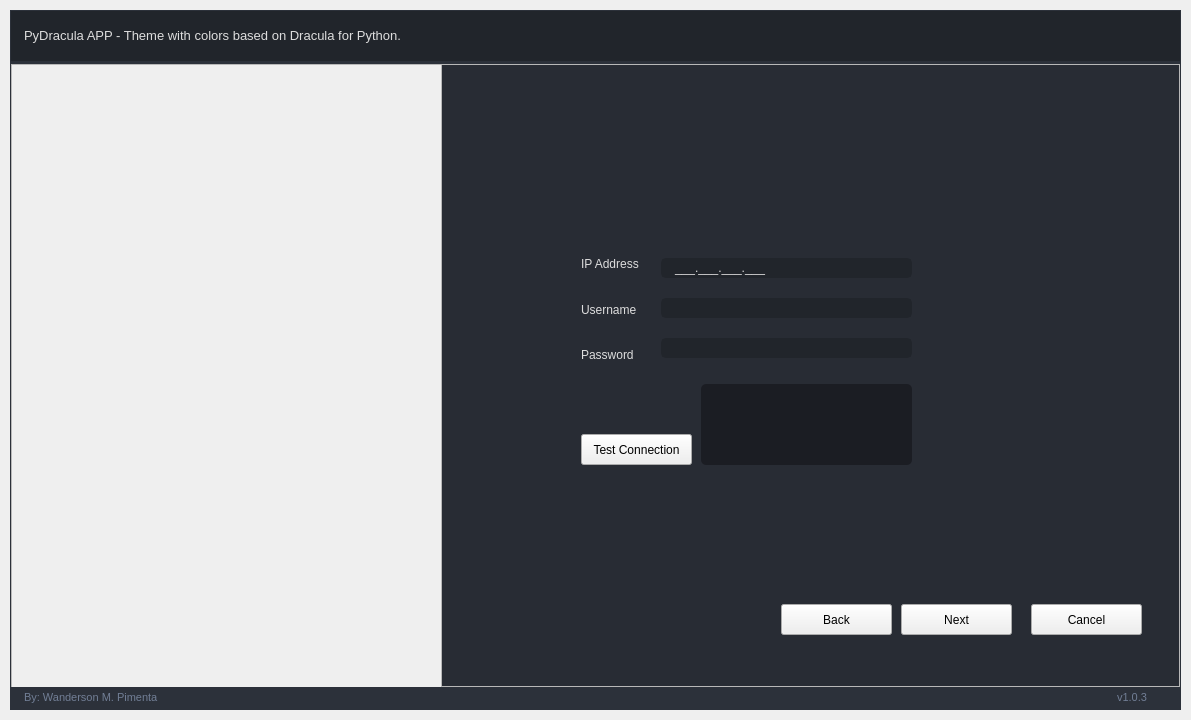
<?xml version="1.0" encoding="UTF-8"?>
<ui version="4.0">
 <author>Wanderson M. Pimenta</author>
 <class>MainWindow</class>
 <widget class="QMainWindow" name="MainWindow">
  <property name="geometry">
   <rect>
    <x>0</x>
    <y>0</y>
    <width>1191</width>
    <height>720</height>
   </rect>
  </property>
  <property name="minimumSize">
   <size>
    <width>940</width>
    <height>560</height>
   </size>
  </property>
  <property name="windowTitle">
   <string>MainWindow</string>
  </property>
  <widget class="QWidget" name="styleSheet">
   <property name="font">
    <font>
     <family>Segoe UI</family>
     <pointsize>10</pointsize>
     <italic>false</italic>
     <bold>false</bold>
    </font>
   </property>
   <property name="styleSheet">
    <string notr="true">/* /////////////////////////////////////////////////////////////////////////////////////////////////

SET APP STYLESHEET - FULL STYLES HERE
DARK THEME - DRACULA COLOR BASED

///////////////////////////////////////////////////////////////////////////////////////////////// */

QWidget{
	color: rgb(221, 221, 221);
	font: 10pt &quot;Segoe UI&quot;;
}

/* /////////////////////////////////////////////////////////////////////////////////////////////////
Tooltip */
QToolTip {
	color: #ffffff;
	background-color: rgba(33, 37, 43, 180);
	border: 1px solid rgb(44, 49, 58);
	background-image: none;
	background-position: left center;
    background-repeat: no-repeat;
	border: none;
	border-left: 2px solid rgb(255, 121, 198);
	text-align: left;
	padding-left: 8px;
	margin: 0px;
}

/* /////////////////////////////////////////////////////////////////////////////////////////////////
Bg App */
#bgApp {	
	background-color: rgb(40, 44, 52);
	border: 1px solid rgb(44, 49, 58);
}

/* /////////////////////////////////////////////////////////////////////////////////////////////////
Left Menu */
#leftMenuBg {	
	background-color: rgb(33, 37, 43);
}
#topLogo {
	background-color: rgb(33, 37, 43);
	background-image: url(:/images/images/images/PyDracula.png);
	background-position: centered;
	background-repeat: no-repeat;
}
#titleLeftApp { font: 63 12pt &quot;Segoe UI Semibold&quot;; }
#titleLeftDescription { font: 8pt &quot;Segoe UI&quot;; color: rgb(189, 147, 249); }

/* MENUS */
#topMenu .QPushButton {	
	background-position: left center;
    background-repeat: no-repeat;
	border: none;
	border-left: 22px solid transparent;
	background-color: transparent;
	text-align: left;
	padding-left: 44px;
}
#topMenu .QPushButton:hover {
	background-color: rgb(40, 44, 52);
}
#topMenu .QPushButton:pressed {	
	background-color: rgb(189, 147, 249);
	color: rgb(255, 255, 255);
}
#bottomMenu .QPushButton {	
	background-position: left center;
    background-repeat: no-repeat;
	border: none;
	border-left: 20px solid transparent;
	background-color:transparent;
	text-align: left;
	padding-left: 44px;
}
#bottomMenu .QPushButton:hover {
	background-color: rgb(40, 44, 52);
}
#bottomMenu .QPushButton:pressed {	
	background-color: rgb(189, 147, 249);
	color: rgb(255, 255, 255);
}
#leftMenuFrame{
	border-top: 3px solid rgb(44, 49, 58);
}

/* Toggle Button */
#toggleButton {
	background-position: left center;
    background-repeat: no-repeat;
	border: none;
	border-left: 20px solid transparent;
	background-color: rgb(37, 41, 48);
	text-align: left;
	padding-left: 44px;
	color: rgb(113, 126, 149);
}
#toggleButton:hover {
	background-color: rgb(40, 44, 52);
}
#toggleButton:pressed {
	background-color: rgb(189, 147, 249);
}

/* Title Menu */
#titleRightInfo { padding-left: 10px; }


/* /////////////////////////////////////////////////////////////////////////////////////////////////
Extra Tab */
#extraLeftBox {	
	background-color: rgb(44, 49, 58);
}
#extraTopBg{	
	background-color: rgb(189, 147, 249)
}

/* Icon */
#extraIcon {
	background-position: center;
	background-repeat: no-repeat;
	background-image: url(:/icons/images/icons/icon_settings.png);
}

/* Label */
#extraLabel { color: rgb(255, 255, 255); }

/* Btn Close */
#extraCloseColumnBtn { background-color: rgba(255, 255, 255, 0); border: none;  border-radius: 5px; }
#extraCloseColumnBtn:hover { background-color: rgb(196, 161, 249); border-style: solid; border-radius: 4px; }
#extraCloseColumnBtn:pressed { background-color: rgb(180, 141, 238); border-style: solid; border-radius: 4px; }

/* Extra Content */
#extraContent{
	border-top: 3px solid rgb(40, 44, 52);
}

/* Extra Top Menus */
#extraTopMenu .QPushButton {
background-position: left center;
    background-repeat: no-repeat;
	border: none;
	border-left: 22px solid transparent;
	background-color:transparent;
	text-align: left;
	padding-left: 44px;
}
#extraTopMenu .QPushButton:hover {
	background-color: rgb(40, 44, 52);
}
#extraTopMenu .QPushButton:pressed {	
	background-color: rgb(189, 147, 249);
	color: rgb(255, 255, 255);
}

/* /////////////////////////////////////////////////////////////////////////////////////////////////
Content App */
#contentTopBg{	
	background-color: rgb(33, 37, 43);
}
#contentBottom{
	border-top: 3px solid rgb(44, 49, 58);
}

/* Top Buttons */
#rightButtons .QPushButton { background-color: rgba(255, 255, 255, 0); border: none;  border-radius: 5px; }
#rightButtons .QPushButton:hover { background-color: rgb(44, 49, 57); border-style: solid; border-radius: 4px; }
#rightButtons .QPushButton:pressed { background-color: rgb(23, 26, 30); border-style: solid; border-radius: 4px; }

/* Theme Settings */
#extraRightBox { background-color: rgb(44, 49, 58); }
#themeSettingsTopDetail { background-color: rgb(189, 147, 249); }

/* Bottom Bar */
#bottomBar { background-color: rgb(44, 49, 58); }
#bottomBar QLabel { font-size: 11px; color: rgb(113, 126, 149); padding-left: 10px; padding-right: 10px; padding-bottom: 2px; }

/* CONTENT SETTINGS */
/* MENUS */
#contentSettings .QPushButton {	
	background-position: left center;
    background-repeat: no-repeat;
	border: none;
	border-left: 22px solid transparent;
	background-color:transparent;
	text-align: left;
	padding-left: 44px;
}
#contentSettings .QPushButton:hover {
	background-color: rgb(40, 44, 52);
}
#contentSettings .QPushButton:pressed {	
	background-color: rgb(189, 147, 249);
	color: rgb(255, 255, 255);
}

/* /////////////////////////////////////////////////////////////////////////////////////////////////
QTableWidget */
QTableWidget {	
	background-color: transparent;
	padding: 10px;
	border-radius: 5px;
	gridline-color: rgb(44, 49, 58);
	border-bottom: 1px solid rgb(44, 49, 60);
}
QTableWidget::item{
	border-color: rgb(44, 49, 60);
	padding-left: 5px;
	padding-right: 5px;
	gridline-color: rgb(44, 49, 60);
}
QTableWidget::item:selected{
	background-color: rgb(189, 147, 249);
}
QHeaderView::section{
	background-color: rgb(33, 37, 43);
	max-width: 30px;
	border: 1px solid rgb(44, 49, 58);
	border-style: none;
    border-bottom: 1px solid rgb(44, 49, 60);
    border-right: 1px solid rgb(44, 49, 60);
}
QTableWidget::horizontalHeader {	
	background-color: rgb(33, 37, 43);
}
QHeaderView::section:horizontal
{
    border: 1px solid rgb(33, 37, 43);
	background-color: rgb(33, 37, 43);
	padding: 3px;
	border-top-left-radius: 7px;
    border-top-right-radius: 7px;
}
QHeaderView::section:vertical
{
    border: 1px solid rgb(44, 49, 60);
}

/* /////////////////////////////////////////////////////////////////////////////////////////////////
LineEdit */
QLineEdit {
	background-color: rgb(33, 37, 43);
	border-radius: 5px;
	border: 2px solid rgb(33, 37, 43);
	padding-left: 10px;
	selection-color: rgb(255, 255, 255);
	selection-background-color: rgb(255, 121, 198);
}
QLineEdit:hover {
	border: 2px solid rgb(64, 71, 88);
}
QLineEdit:focus {
	border: 2px solid rgb(91, 101, 124);
}

/* /////////////////////////////////////////////////////////////////////////////////////////////////
PlainTextEdit */
QPlainTextEdit {
	background-color: rgb(27, 29, 35);
	border-radius: 5px;
	padding: 10px;
	selection-color: rgb(255, 255, 255);
	selection-background-color: rgb(255, 121, 198);
}
QPlainTextEdit  QScrollBar:vertical {
    width: 8px;
 }
QPlainTextEdit  QScrollBar:horizontal {
    height: 8px;
 }
QPlainTextEdit:hover {
	border: 2px solid rgb(64, 71, 88);
}
QPlainTextEdit:focus {
	border: 2px solid rgb(91, 101, 124);
}

/* /////////////////////////////////////////////////////////////////////////////////////////////////
ScrollBars */
QScrollBar:horizontal {
    border: none;
    background: rgb(52, 59, 72);
    height: 8px;
    margin: 0px 21px 0 21px;
	border-radius: 0px;
}
QScrollBar::handle:horizontal {
    background: rgb(189, 147, 249);
    min-width: 25px;
	border-radius: 4px
}
QScrollBar::add-line:horizontal {
    border: none;
    background: rgb(55, 63, 77);
    width: 20px;
	border-top-right-radius: 4px;
    border-bottom-right-radius: 4px;
    subcontrol-position: right;
    subcontrol-origin: margin;
}
QScrollBar::sub-line:horizontal {
    border: none;
    background: rgb(55, 63, 77);
    width: 20px;
	border-top-left-radius: 4px;
    border-bottom-left-radius: 4px;
    subcontrol-position: left;
    subcontrol-origin: margin;
}
QScrollBar::up-arrow:horizontal, QScrollBar::down-arrow:horizontal
{
     background: none;
}
QScrollBar::add-page:horizontal, QScrollBar::sub-page:horizontal
{
     background: none;
}
 QScrollBar:vertical {
	border: none;
    background: rgb(52, 59, 72);
    width: 8px;
    margin: 21px 0 21px 0;
	border-radius: 0px;
 }
 QScrollBar::handle:vertical {	
	background: rgb(189, 147, 249);
    min-height: 25px;
	border-radius: 4px
 }
 QScrollBar::add-line:vertical {
     border: none;
    background: rgb(55, 63, 77);
     height: 20px;
	border-bottom-left-radius: 4px;
    border-bottom-right-radius: 4px;
     subcontrol-position: bottom;
     subcontrol-origin: margin;
 }
 QScrollBar::sub-line:vertical {
	border: none;
    background: rgb(55, 63, 77);
     height: 20px;
	border-top-left-radius: 4px;
    border-top-right-radius: 4px;
     subcontrol-position: top;
     subcontrol-origin: margin;
 }
 QScrollBar::up-arrow:vertical, QScrollBar::down-arrow:vertical {
     background: none;
 }

 QScrollBar::add-page:vertical, QScrollBar::sub-page:vertical {
     background: none;
 }

/* /////////////////////////////////////////////////////////////////////////////////////////////////
CheckBox */
QCheckBox::indicator {
    border: 3px solid rgb(52, 59, 72);
	width: 15px;
	height: 15px;
	border-radius: 10px;
    background: rgb(44, 49, 60);
}
QCheckBox::indicator:hover {
    border: 3px solid rgb(58, 66, 81);
}
QCheckBox::indicator:checked {
    background: 3px solid rgb(52, 59, 72);
	border: 3px solid rgb(52, 59, 72);	
	background-image: url(:/icons/images/icons/cil-check-alt.png);
}

/* /////////////////////////////////////////////////////////////////////////////////////////////////
RadioButton */
QRadioButton::indicator {
    border: 3px solid rgb(52, 59, 72);
	width: 15px;
	height: 15px;
	border-radius: 10px;
    background: rgb(44, 49, 60);
}
QRadioButton::indicator:hover {
    border: 3px solid rgb(58, 66, 81);
}
QRadioButton::indicator:checked {
    background: 3px solid rgb(94, 106, 130);
	border: 3px solid rgb(52, 59, 72);	
}

/* /////////////////////////////////////////////////////////////////////////////////////////////////
ComboBox */
QComboBox{
	background-color: rgb(27, 29, 35);
	border-radius: 5px;
	border: 2px solid rgb(33, 37, 43);
	padding: 5px;
	padding-left: 10px;
}
QComboBox:hover{
	border: 2px solid rgb(64, 71, 88);
}
QComboBox::drop-down {
	subcontrol-origin: padding;
	subcontrol-position: top right;
	width: 25px; 
	border-left-width: 3px;
	border-left-color: rgba(39, 44, 54, 150);
	border-left-style: solid;
	border-top-right-radius: 3px;
	border-bottom-right-radius: 3px;	
	background-image: url(:/icons/images/icons/cil-arrow-bottom.png);
	background-position: center;
	background-repeat: no-reperat;
 }
QComboBox QAbstractItemView {
	color: rgb(255, 121, 198);	
	background-color: rgb(33, 37, 43);
	padding: 10px;
	selection-background-color: rgb(39, 44, 54);
}

/* /////////////////////////////////////////////////////////////////////////////////////////////////
Sliders */
QSlider::groove:horizontal {
    border-radius: 5px;
    height: 10px;
	margin: 0px;
	background-color: rgb(52, 59, 72);
}
QSlider::groove:horizontal:hover {
	background-color: rgb(55, 62, 76);
}
QSlider::handle:horizontal {
    background-color: rgb(189, 147, 249);
    border: none;
    height: 10px;
    width: 10px;
    margin: 0px;
	border-radius: 5px;
}
QSlider::handle:horizontal:hover {
    background-color: rgb(195, 155, 255);
}
QSlider::handle:horizontal:pressed {
    background-color: rgb(255, 121, 198);
}

QSlider::groove:vertical {
    border-radius: 5px;
    width: 10px;
    margin: 0px;
	background-color: rgb(52, 59, 72);
}
QSlider::groove:vertical:hover {
	background-color: rgb(55, 62, 76);
}
QSlider::handle:vertical {
    background-color: rgb(189, 147, 249);
	border: none;
    height: 10px;
    width: 10px;
    margin: 0px;
	border-radius: 5px;
}
QSlider::handle:vertical:hover {
    background-color: rgb(195, 155, 255);
}
QSlider::handle:vertical:pressed {
    background-color: rgb(255, 121, 198);
}

/* /////////////////////////////////////////////////////////////////////////////////////////////////
CommandLinkButton */
QCommandLinkButton {	
	color: rgb(255, 121, 198);
	border-radius: 5px;
	padding: 5px;
	color: rgb(255, 170, 255);
}
QCommandLinkButton:hover {	
	color: rgb(255, 170, 255);
	background-color: rgb(44, 49, 60);
}
QCommandLinkButton:pressed {	
	color: rgb(189, 147, 249);
	background-color: rgb(52, 58, 71);
}

/* /////////////////////////////////////////////////////////////////////////////////////////////////
Button */
#pagesContainer QPushButton {
	border: 2px solid rgb(52, 59, 72);
	border-radius: 5px;	
	background-color: rgb(52, 59, 72);
}
#pagesContainer QPushButton:hover {
	background-color: rgb(57, 65, 80);
	border: 2px solid rgb(61, 70, 86);
}
#pagesContainer QPushButton:pressed {	
	background-color: rgb(35, 40, 49);
	border: 2px solid rgb(43, 50, 61);
}

</string>
   </property>
   <layout class="QHBoxLayout" name="horizontalLayout_6">
    <property name="spacing">
     <number>0</number>
    </property>
    <property name="leftMargin">
     <number>10</number>
    </property>
    <property name="topMargin">
     <number>10</number>
    </property>
    <property name="rightMargin">
     <number>10</number>
    </property>
    <property name="bottomMargin">
     <number>10</number>
    </property>
    <item>
     <widget class="QFrame" name="bgApp">
      <property name="styleSheet">
       <string notr="true"/>
      </property>
      <property name="frameShape">
       <enum>QFrame::NoFrame</enum>
      </property>
      <property name="frameShadow">
       <enum>QFrame::Raised</enum>
      </property>
      <layout class="QHBoxLayout" name="appLayout">
       <property name="spacing">
        <number>0</number>
       </property>
       <property name="leftMargin">
        <number>0</number>
       </property>
       <property name="topMargin">
        <number>0</number>
       </property>
       <property name="rightMargin">
        <number>0</number>
       </property>
       <property name="bottomMargin">
        <number>0</number>
       </property>
       <item>
        <widget class="QFrame" name="contentBox">
         <property name="frameShape">
          <enum>QFrame::NoFrame</enum>
         </property>
         <property name="frameShadow">
          <enum>QFrame::Raised</enum>
         </property>
         <layout class="QVBoxLayout" name="verticalLayout_2">
          <property name="spacing">
           <number>0</number>
          </property>
          <property name="leftMargin">
           <number>0</number>
          </property>
          <property name="topMargin">
           <number>0</number>
          </property>
          <property name="rightMargin">
           <number>0</number>
          </property>
          <property name="bottomMargin">
           <number>0</number>
          </property>
          <item>
           <widget class="QFrame" name="contentTopBg">
            <property name="minimumSize">
             <size>
              <width>0</width>
              <height>50</height>
             </size>
            </property>
            <property name="maximumSize">
             <size>
              <width>16777215</width>
              <height>50</height>
             </size>
            </property>
            <property name="frameShape">
             <enum>QFrame::NoFrame</enum>
            </property>
            <property name="frameShadow">
             <enum>QFrame::Raised</enum>
            </property>
            <layout class="QHBoxLayout" name="horizontalLayout">
             <property name="spacing">
              <number>0</number>
             </property>
             <property name="leftMargin">
              <number>0</number>
             </property>
             <property name="topMargin">
              <number>0</number>
             </property>
             <property name="rightMargin">
              <number>10</number>
             </property>
             <property name="bottomMargin">
              <number>0</number>
             </property>
             <item>
              <widget class="QFrame" name="leftBox">
               <property name="sizePolicy">
                <sizepolicy hsizetype="Expanding" vsizetype="Preferred">
                 <horstretch>0</horstretch>
                 <verstretch>0</verstretch>
                </sizepolicy>
               </property>
               <property name="frameShape">
                <enum>QFrame::NoFrame</enum>
               </property>
               <property name="frameShadow">
                <enum>QFrame::Raised</enum>
               </property>
               <layout class="QHBoxLayout" name="horizontalLayout_3">
                <property name="spacing">
                 <number>0</number>
                </property>
                <property name="leftMargin">
                 <number>0</number>
                </property>
                <property name="topMargin">
                 <number>0</number>
                </property>
                <property name="rightMargin">
                 <number>0</number>
                </property>
                <property name="bottomMargin">
                 <number>0</number>
                </property>
                <item>
                 <widget class="QLabel" name="titleRightInfo">
                  <property name="sizePolicy">
                   <sizepolicy hsizetype="Preferred" vsizetype="Expanding">
                    <horstretch>0</horstretch>
                    <verstretch>0</verstretch>
                   </sizepolicy>
                  </property>
                  <property name="maximumSize">
                   <size>
                    <width>16777215</width>
                    <height>45</height>
                   </size>
                  </property>
                  <property name="font">
                   <font>
                    <family>Segoe UI</family>
                    <pointsize>10</pointsize>
                    <italic>false</italic>
                    <bold>false</bold>
                   </font>
                  </property>
                  <property name="text">
                   <string>PyDracula APP - Theme with colors based on Dracula for Python.</string>
                  </property>
                  <property name="alignment">
                   <set>Qt::AlignLeading|Qt::AlignLeft|Qt::AlignVCenter</set>
                  </property>
                 </widget>
                </item>
               </layout>
              </widget>
             </item>
             <item alignment="Qt::AlignRight">
              <widget class="QFrame" name="rightButtons">
               <property name="minimumSize">
                <size>
                 <width>0</width>
                 <height>28</height>
                </size>
               </property>
               <property name="frameShape">
                <enum>QFrame::NoFrame</enum>
               </property>
               <property name="frameShadow">
                <enum>QFrame::Raised</enum>
               </property>
               <layout class="QHBoxLayout" name="horizontalLayout_2">
                <property name="spacing">
                 <number>5</number>
                </property>
                <property name="leftMargin">
                 <number>0</number>
                </property>
                <property name="topMargin">
                 <number>0</number>
                </property>
                <property name="rightMargin">
                 <number>0</number>
                </property>
                <property name="bottomMargin">
                 <number>0</number>
                </property>
                <item>
                 <widget class="QPushButton" name="minimizeAppBtn">
                  <property name="minimumSize">
                   <size>
                    <width>28</width>
                    <height>28</height>
                   </size>
                  </property>
                  <property name="maximumSize">
                   <size>
                    <width>28</width>
                    <height>28</height>
                   </size>
                  </property>
                  <property name="cursor">
                   <cursorShape>PointingHandCursor</cursorShape>
                  </property>
                  <property name="toolTip">
                   <string>Minimize</string>
                  </property>
                  <property name="text">
                   <string/>
                  </property>
                  <property name="icon">
                   <iconset>
                    <normaloff>images/icons/icon_minimize.png</normaloff>images/icons/icon_minimize.png</iconset>
                  </property>
                  <property name="iconSize">
                   <size>
                    <width>20</width>
                    <height>20</height>
                   </size>
                  </property>
                 </widget>
                </item>
                <item>
                 <widget class="QPushButton" name="maximizeRestoreAppBtn">
                  <property name="minimumSize">
                   <size>
                    <width>28</width>
                    <height>28</height>
                   </size>
                  </property>
                  <property name="maximumSize">
                   <size>
                    <width>28</width>
                    <height>28</height>
                   </size>
                  </property>
                  <property name="font">
                   <font>
                    <family>Segoe UI</family>
                    <pointsize>10</pointsize>
                    <italic>false</italic>
                    <bold>false</bold>
                    <stylestrategy>PreferDefault</stylestrategy>
                   </font>
                  </property>
                  <property name="cursor">
                   <cursorShape>PointingHandCursor</cursorShape>
                  </property>
                  <property name="toolTip">
                   <string>Maximize</string>
                  </property>
                  <property name="text">
                   <string/>
                  </property>
                  <property name="icon">
                   <iconset>
                    <normaloff>images/icons/icon_maximize.png</normaloff>images/icons/icon_maximize.png</iconset>
                  </property>
                  <property name="iconSize">
                   <size>
                    <width>20</width>
                    <height>20</height>
                   </size>
                  </property>
                 </widget>
                </item>
                <item>
                 <widget class="QPushButton" name="closeAppBtn">
                  <property name="minimumSize">
                   <size>
                    <width>28</width>
                    <height>28</height>
                   </size>
                  </property>
                  <property name="maximumSize">
                   <size>
                    <width>28</width>
                    <height>28</height>
                   </size>
                  </property>
                  <property name="cursor">
                   <cursorShape>PointingHandCursor</cursorShape>
                  </property>
                  <property name="toolTip">
                   <string>Close</string>
                  </property>
                  <property name="text">
                   <string/>
                  </property>
                  <property name="icon">
                   <iconset>
                    <normaloff>images/icons/icon_close.png</normaloff>images/icons/icon_close.png</iconset>
                  </property>
                  <property name="iconSize">
                   <size>
                    <width>20</width>
                    <height>20</height>
                   </size>
                  </property>
                 </widget>
                </item>
               </layout>
              </widget>
             </item>
            </layout>
           </widget>
          </item>
          <item>
           <widget class="QFrame" name="contentBottom">
            <property name="frameShape">
             <enum>QFrame::NoFrame</enum>
            </property>
            <property name="frameShadow">
             <enum>QFrame::Raised</enum>
            </property>
            <layout class="QVBoxLayout" name="verticalLayout_6">
             <property name="spacing">
              <number>0</number>
             </property>
             <property name="leftMargin">
              <number>0</number>
             </property>
             <property name="topMargin">
              <number>0</number>
             </property>
             <property name="rightMargin">
              <number>0</number>
             </property>
             <property name="bottomMargin">
              <number>0</number>
             </property>
             <item>
              <widget class="QFrame" name="content">
               <property name="frameShape">
                <enum>QFrame::NoFrame</enum>
               </property>
               <property name="frameShadow">
                <enum>QFrame::Raised</enum>
               </property>
               <layout class="QHBoxLayout" name="horizontalLayout_4">
                <property name="spacing">
                 <number>0</number>
                </property>
                <property name="leftMargin">
                 <number>0</number>
                </property>
                <property name="topMargin">
                 <number>0</number>
                </property>
                <property name="rightMargin">
                 <number>0</number>
                </property>
                <property name="bottomMargin">
                 <number>0</number>
                </property>
                <item>
                 <widget class="QFrame" name="frame">
                  <property name="frameShape">
                   <enum>QFrame::StyledPanel</enum>
                  </property>
                  <property name="frameShadow">
                   <enum>QFrame::Raised</enum>
                  </property>
                  <widget class="QWidget" name="layoutWidget">
                   <property name="geometry">
                    <rect>
                     <x>650</x>
                     <y>180</y>
                     <width>251</width>
                     <height>131</height>
                    </rect>
                   </property>
                   <layout class="QVBoxLayout" name="verticalLayout_21">
                    <item>
                     <widget class="QLineEdit" name="inputIPAddress">
                      <property name="inputMask">
                       <string>000.000.000.000;_</string>
                      </property>
                      <property name="text">
                       <string>...</string>
                      </property>
                     </widget>
                    </item>
                    <item>
                     <widget class="QLineEdit" name="inputIUsername">
                      <property name="text">
                       <string/>
                      </property>
                     </widget>
                    </item>
                    <item>
                     <widget class="QLineEdit" name="inputPassword">
                      <property name="text">
                       <string/>
                      </property>
                      <property name="echoMode">
                       <enum>QLineEdit::Password</enum>
                      </property>
                     </widget>
                    </item>
                   </layout>
                  </widget>
                  <widget class="QWidget" name="layoutWidget_2">
                   <property name="geometry">
                    <rect>
                     <x>570</x>
                     <y>180</y>
                     <width>81</width>
                     <height>131</height>
                    </rect>
                   </property>
                   <layout class="QVBoxLayout" name="verticalLayout_22">
                    <item>
                     <widget class="QLabel" name="label">
                      <property name="text">
                       <string>IP Address</string>
                      </property>
                     </widget>
                    </item>
                    <item>
                     <widget class="QLabel" name="label_2">
                      <property name="text">
                       <string>Username</string>
                      </property>
                     </widget>
                    </item>
                    <item>
                     <widget class="QLabel" name="label_3">
                      <property name="text">
                       <string>Password</string>
                      </property>
                     </widget>
                    </item>
                   </layout>
                  </widget>
                  <widget class="QPushButton" name="buttonTestConnection">
                   <property name="geometry">
                    <rect>
                     <x>570</x>
                     <y>370</y>
                     <width>111</width>
                     <height>31</height>
                    </rect>
                   </property>
                   <property name="styleSheet">
                    <string notr="true">color: rgb(0, 0, 0);</string>
                   </property>
                   <property name="text">
                    <string>Test Connection</string>
                   </property>
                   <property name="default">
                    <bool>false</bool>
                   </property>
                  </widget>
                  <widget class="QPlainTextEdit" name="textOutputTestSSH">
                   <property name="geometry">
                    <rect>
                     <x>690</x>
                     <y>320</y>
                     <width>211</width>
                     <height>81</height>
                    </rect>
                   </property>
                   <property name="readOnly">
                    <bool>true</bool>
                   </property>
                  </widget>
                  <widget class="QPushButton" name="buttonTestConnection_2">
                   <property name="geometry">
                    <rect>
                     <x>1020</x>
                     <y>540</y>
                     <width>111</width>
                     <height>31</height>
                    </rect>
                   </property>
                   <property name="styleSheet">
                    <string notr="true">color: rgb(0, 0, 0);</string>
                   </property>
                   <property name="text">
                    <string>Cancel</string>
                   </property>
                   <property name="default">
                    <bool>false</bool>
                   </property>
                  </widget>
                  <widget class="QPushButton" name="buttonTestConnection_3">
                   <property name="geometry">
                    <rect>
                     <x>890</x>
                     <y>540</y>
                     <width>111</width>
                     <height>31</height>
                    </rect>
                   </property>
                   <property name="styleSheet">
                    <string notr="true">color: rgb(0, 0, 0);</string>
                   </property>
                   <property name="text">
                    <string>Next</string>
                   </property>
                   <property name="default">
                    <bool>false</bool>
                   </property>
                  </widget>
                  <widget class="QPushButton" name="buttonTestConnection_4">
                   <property name="geometry">
                    <rect>
                     <x>770</x>
                     <y>540</y>
                     <width>111</width>
                     <height>31</height>
                    </rect>
                   </property>
                   <property name="styleSheet">
                    <string notr="true">color: rgb(0, 0, 0);</string>
                   </property>
                   <property name="text">
                    <string>Back</string>
                   </property>
                   <property name="default">
                    <bool>false</bool>
                   </property>
                  </widget>
                  <widget class="QFrame" name="Frame_Left">
                   <property name="geometry">
                    <rect>
                     <x>0</x>
                     <y>0</y>
                     <width>431</width>
                     <height>631</height>
                    </rect>
                   </property>
                   <property name="autoFillBackground">
                    <bool>true</bool>
                   </property>
                   <property name="styleSheet">
                    <string notr="true">background-image: url(:/images/image/backup.png);</string>
                   </property>
                   <property name="frameShape">
                    <enum>QFrame::StyledPanel</enum>
                   </property>
                   <property name="frameShadow">
                    <enum>QFrame::Raised</enum>
                   </property>
                  </widget>
                 </widget>
                </item>
               </layout>
              </widget>
             </item>
             <item>
              <widget class="QFrame" name="bottomBar">
               <property name="minimumSize">
                <size>
                 <width>0</width>
                 <height>22</height>
                </size>
               </property>
               <property name="maximumSize">
                <size>
                 <width>16777215</width>
                 <height>22</height>
                </size>
               </property>
               <property name="frameShape">
                <enum>QFrame::NoFrame</enum>
               </property>
               <property name="frameShadow">
                <enum>QFrame::Raised</enum>
               </property>
               <layout class="QHBoxLayout" name="horizontalLayout_5">
                <property name="spacing">
                 <number>0</number>
                </property>
                <property name="leftMargin">
                 <number>0</number>
                </property>
                <property name="topMargin">
                 <number>0</number>
                </property>
                <property name="rightMargin">
                 <number>0</number>
                </property>
                <property name="bottomMargin">
                 <number>0</number>
                </property>
                <item>
                 <widget class="QLabel" name="creditsLabel">
                  <property name="maximumSize">
                   <size>
                    <width>16777215</width>
                    <height>16</height>
                   </size>
                  </property>
                  <property name="font">
                   <font>
                    <family>Segoe UI</family>
                    <pointsize>-1</pointsize>
                    <italic>false</italic>
                    <bold>false</bold>
                   </font>
                  </property>
                  <property name="text">
                   <string>By: Wanderson M. Pimenta</string>
                  </property>
                  <property name="alignment">
                   <set>Qt::AlignLeading|Qt::AlignLeft|Qt::AlignVCenter</set>
                  </property>
                 </widget>
                </item>
                <item>
                 <widget class="QLabel" name="version">
                  <property name="text">
                   <string>v1.0.3</string>
                  </property>
                  <property name="alignment">
                   <set>Qt::AlignRight|Qt::AlignTrailing|Qt::AlignVCenter</set>
                  </property>
                 </widget>
                </item>
                <item>
                 <widget class="QFrame" name="frame_size_grip">
                  <property name="minimumSize">
                   <size>
                    <width>20</width>
                    <height>0</height>
                   </size>
                  </property>
                  <property name="maximumSize">
                   <size>
                    <width>20</width>
                    <height>16777215</height>
                   </size>
                  </property>
                  <property name="frameShape">
                   <enum>QFrame::NoFrame</enum>
                  </property>
                  <property name="frameShadow">
                   <enum>QFrame::Raised</enum>
                  </property>
                 </widget>
                </item>
               </layout>
              </widget>
             </item>
            </layout>
           </widget>
          </item>
         </layout>
        </widget>
       </item>
      </layout>
     </widget>
    </item>
   </layout>
  </widget>
 </widget>
 <resources>
  <include location="../Modern_GUI_PyDracula_PySide6_or_PyQt6-master/resources.qrc"/>
 </resources>
 <connections/>
</ui>
